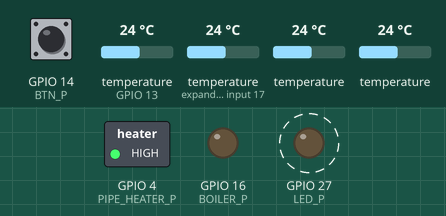
A sketch run on a simulated ESP32. On the bench: switched loads named in the sketch (green lamp = pin HIGH), output pins drawn as LEDs (lit = HIGH). Dashed ring = blinking. The inputs (shaded band) are chosen by the test bench; at power-on: GPIO 14 (BTN_P) HIGH, temperature (sensors on GPIO 13, expander input 17) 24 °C, temperature 24 °C. What the sketch prints to the serial monitor is not drawn.

Above: at 2.5 s.
Timing chart, 0 to 5.2 s (numbered marks = the images above):
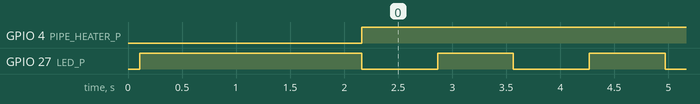

The sketch:

Dojirna.ino
```cpp
/*Dojirna

  Ovladani boileru - podle èasu HDO
  Spinani ohrevu trubek - ochrana proti zamrznuti
  Tlacitko pro zapnuti ohrevu boileru mimo stanoveny cas

  LED:
  >

   Periferie:
   RTC
   dallas DS18..
   Rele 4x


   Pinout:
   Rele:
    K1 - 17
    K2 - 16
    K3 - 4
    K4 - 0

   Dalas - 13

   Tlacitko:
   teleny- 14

   Status LED:
   zluty kabel - 12


*/

// Include the libraries that we need
#include <OneWire.h>
#include <DallasTemperature.h>

//#include <SerialCommand.h>
#include <JC_Button.h>

#define LED_P 27
#define DALAS_PIN 13
#define BTN_P 14
#define BOILER_P 16
#define PIPE_HEATER_P 4

#define BOILER_OK_TEMP (BOILER_MAX_TEMP - 10)
#define BOILER_MAX_TEMP 70.0
#define TEMP_HYST 4.0

Button BTN(BTN_P);

#define PIPE_TEMP_ON 1
#define PIPE_TEMP_OFF 3

// Dallas
#define TEMPERATURE_PRECISION 9
OneWire oneWire(DALAS_PIN);
DallasTemperature sensors(&oneWire);

DeviceAddress boiler = {0x28, 0xFF, 0x64, 0x1D, 0x8B, 0x8B, 0xEE, 0xBA};
DeviceAddress pipe_ground = {0x28, 0xFF, 0x77, 0x01, 0x40, 0x17, 0x03, 0xAA};
DeviceAddress pipe_inside = {0x28, 0xFF, 0x9E, 0x11, 0x40, 0x17, 0x03, 0xBB};
DeviceAddress pipe_outside = {0x28, 0xFF, 0xBC, 0x41, 0x01, 0x70, 0x03, 0x18};

double t_boiler, t_pipe_inside, t_pipe_outside, t_pipe_ground = 0.0;
bool blik_p, slow_p, fast_p = 0; //for blinking
bool hdo = true;                 // Pokud je nocni proud

//SerialCommand SCmd; // The SerialCommand object

int boiler_mode = 0;

bool temperature_read(void);
void print_temperatures(void);
void unrecognized(void);
void pulse(void);
double pipe_min_temperature(void);
void pipe_heater_control(void);
void boiler_control(void);
void led(void);
void boiler_relay(bool);

void led(void)
{

  if (!digitalRead(PIPE_HEATER_P))
  {

    digitalWrite(LED_P, fast_p ? LOW : HIGH);
  }
  else if (!digitalRead(BOILER_P))
  {
    digitalWrite(LED_P, slow_p ? LOW : HIGH);
  }
  else if (t_boiler > BOILER_OK_TEMP)
  {
    digitalWrite(LED_P, HIGH);
  }

  else
  {
    digitalWrite(LED_P, LOW);
  }
}

void pipe_heater_control(void)
{
  if (pipe_min_temperature() != pipe_min_temperature())
  {

    digitalWrite(PIPE_HEATER_P, HIGH); //Something is with temperature sensor
  }

  if (pipe_min_temperature() < PIPE_TEMP_ON)
  {
    digitalWrite(PIPE_HEATER_P, LOW); // Turn heating on
  }
  if (pipe_min_temperature() > PIPE_TEMP_OFF)
  {
    digitalWrite(PIPE_HEATER_P, HIGH); // Turn heating off
  }
}

#define BOILER_OVERIDE_TIME 30 //minutes
void boiler_control(void)
{
  bool manual_overide = false;
  static unsigned long lastT = 0;

  if (BTN.wasReleased())
  {
    lastT = millis();
    manual_overide = !manual_overide;
  }

  if (millis() > lastT + (BOILER_OVERIDE_TIME * 60000))
  {
    manual_overide = false;
  }

  if (hdo || manual_overide)
  {
    boiler_relay(1); // topit, hdo, nebo prikaz tlacitkem
  }
  else
  {
    if (t_boiler != t_boiler)
    {
      boiler_relay(0); //rozbite cidlo boileru, netopis
      return;
    }

    if (t_boiler > PIPE_TEMP_OFF)
    {
      boiler_relay(0);
    }

    if (t_boiler < PIPE_TEMP_ON)
    {
      boiler_relay(1); // vypnuto, ale mrzne, zatopit
    }
  }
}

void boiler_relay(bool x)
{

  if (x)
  {
    if (t_boiler != t_boiler)
    {
      digitalWrite(BOILER_P, LOW); // je pozadavek na topeni, ale je vadne cidlo, verit termostatu
      return;
    }
    if (t_boiler > BOILER_MAX_TEMP)
    {
      digitalWrite(BOILER_P, HIGH); //natopeno
    }
    if (t_boiler < BOILER_MAX_TEMP - TEMP_HYST)
    {
      digitalWrite(BOILER_P, LOW); // natopeno
    }
  }
  else
  {
    digitalWrite(BOILER_P, HIGH);
  }
}

float do_NaN(float temp)
{
  if (temp < -50 || temp > 150)
  {
    return 0.0 / 0.0;
  }
  else {
    return temp;
  }
}

bool temperature_read(void)
{
  //read all temperatures and store it in global variable
  const int conversion_delay = 2000;
  static unsigned long lastT = 0;

  if ((millis() > lastT + conversion_delay))
  {
    t_boiler = do_NaN(sensors.getTempC(boiler));
    t_pipe_ground = do_NaN(sensors.getTempC(pipe_ground));
    t_pipe_inside = do_NaN(sensors.getTempC(pipe_inside));
    t_pipe_outside = do_NaN(sensors.getTempC(pipe_outside));

    sensors.requestTemperatures();
    lastT = millis();
    print_temperatures();
    return true;
  }
  return false;
}

void pulse(void)
{
// periodically blink, use int LEDs blinking
#define SLOW_PERIOD 700
#define FAST_PERIOD 100
#define BLIK_DELAY 6000
  static unsigned long bl_period = BLIK_DELAY;
  static unsigned long lastT_s = 0;
  static unsigned long lastT_f = 0;
  static unsigned long lastT_b = 0;
  unsigned long now = millis();

  if (now > bl_period + lastT_b)
  {

    blik_p = !blik_p;
    lastT_b = now;
    if (blik_p)
    {
      bl_period = FAST_PERIOD;
    }
    else
    {
      bl_period = BLIK_DELAY;
    }
  }

  if (now > SLOW_PERIOD + lastT_s)
  {
    slow_p = !slow_p;
    lastT_s = now;
  }

  if (now > FAST_PERIOD + lastT_f)
  {
    fast_p = !fast_p;
    lastT_f = now;
  }
}

double pipe_min_temperature(void)
{
  double min_t;
  if (t_pipe_inside > t_pipe_outside)
  {
    min_t = t_pipe_outside;
  }
  else
  {
    min_t = t_pipe_inside;
  }
  if (min_t > t_pipe_ground)
  {
    min_t = t_pipe_ground;
  }

  return min_t;
}

void print_temperatures(void)
{
  Serial.println();
  Serial.println("Temperature print:");
  Serial.print("> Boiler: ");
  Serial.println(t_boiler, 1);
  Serial.print("> pipe_ground: ");
  Serial.println(t_pipe_ground, 1);
  Serial.print("> pipe_inside: ");
  Serial.println(t_pipe_inside, 1);
  Serial.print("> pipe_outside: ");
  Serial.println(t_pipe_outside, 1);
  Serial.println();
}

void unrecognized(void)
{
  Serial.println("What?");
  Serial.println("> t - print_temperatures");
}

//--------------SETUP--------------

void setup()
{
  // start serial port
  Serial.begin(115200);
  Serial.print("Kotel:  ");
  Serial.println(__DATE__);

  //--------------------- comand register
  //SCmd.addCommand("t", print_temperatures);
  //SCmd.addDefaultHandler(unrecognized);

  // Dalas start
  sensors.begin();
  sensors.setResolution(boiler, TEMPERATURE_PRECISION);
  sensors.setResolution(pipe_ground, TEMPERATURE_PRECISION);
  sensors.setResolution(pipe_inside, TEMPERATURE_PRECISION);
  sensors.setResolution(pipe_outside, TEMPERATURE_PRECISION);
  sensors.setWaitForConversion(true);
  sensors.requestTemperatures();
  temperature_read();
  sensors.setWaitForConversion(false);

  //-------- pin mode
  pinMode(BOILER_P, OUTPUT);
  pinMode(PIPE_HEATER_P, OUTPUT);
  pinMode(LED_P, OUTPUT);
  pinMode(BTN_P, INPUT_PULLUP);
  digitalWrite(LED_P, HIGH);

  // Get dalas count
  Serial.print("Found  ");
  Serial.print(sensors.getDeviceCount(), DEC);
  Serial.println(" Dalas devices.");

  while (!temperature_read())
  {
  } //wait until temp sensor updated

  BTN.begin();
  print_temperatures();
  delay(100);
  digitalWrite(LED_P, LOW);
  Serial.println("Start!");
}

void loop()
{
  temperature_read();
  BTN.read();
  pulse();
  pipe_heater_control();
  boiler_control();
  led();
}
```

Measured:
- by itself, GPIO 4 (PIPE_HEATER_P): LOW → HIGH at 2.2 s
- by itself, GPIO 27 (LED_P): alternates HIGH for 0.70 s and LOW for 0.70 s
